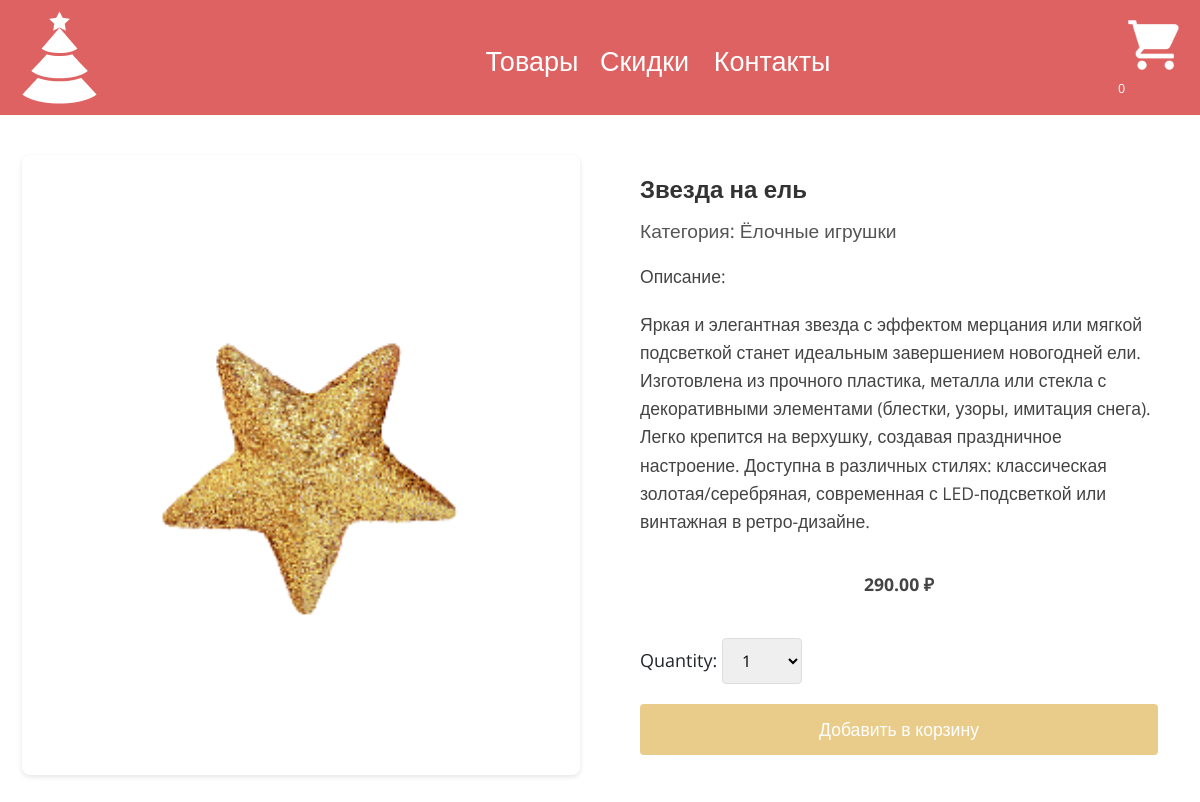
Screenshot of /shop/zvezda-na-el/ with the database file from the repository.
### main/models.py (models this page shows, shortened)
class Product(models.Model):
    category = models.ForeignKey(Category,
                                 related_name='products',
                                 on_delete=models.CASCADE)
    name = models.CharField(max_length=27)
    slug = models.SlugField(max_length=50)
    image = models.ImageField(upload_to='products/%Y/%m/%d',
                              blank=True)
    description = models.TextField(blank=True)
    price = models.DecimalField(max_digits=10,
                                decimal_places=2)
    available = models.BooleanField(default=True)
    created = models.DateTimeField(auto_now_add=True)
    updated = models.DateTimeField(auto_now=True)
    discount = models.DecimalField(default=0.00, max_digits=4,
                                   decimal_places=2)
    class Meta:
        ordering = ['name']
        indexes = [
            models.Index(fields=['id', 'slug']),
            models.Index(fields=['name']),
            models.Index(fields=['-created']),
        ]

class Category(models.Model):
    name = models.CharField(max_length=20,
                            unique=True)
    slug = models.SlugField(max_length=20,
                            unique=True)
    class Meta:
        ordering = ['name']
        indexes = [models.Index(fields=['name'])]
        verbose_name = 'category'
        verbose_name_plural = 'categories'
    def __str__(self):
        return self.name

### main/views.py (the view)
# urls.py: path('shop/<slug:slug>/', views.product_detail,
def product_detail(request, slug):
    product = get_object_or_404(Product,
                                slug=slug,
                                available=True)
    cart_product_form = CartAddProductForm
    return render(request,
                  'main/product/detail.html',
                  {'product': product,
                   'cart_product_form' : cart_product_form
                   })

### cart/cart.py (called while the page is built)
    def __len__(self):
        return sum(item['quantity'] for item in self.cart.values())

### cart/context_processors.py (called while the page is built)
def cart(request):
    return{'cart' : Cart(request)}

### main/templates/main/product/detail.html (shortened to what this page needs)
{% extends 'main/base.html' %}
{% load static %}
{% block content %}
    <div class="detail-product">
        <div class="detail-img">
            <img src="{% if product.image %}{{ product.image.url }}{% endif %}" alt="" class="detail-image" height="400" width="400">
        </div>
        <div class="detail-description">
            <h2>{{ product.name }}</h2>
            <h3>Категория: {{ product.category }}</h3>
            <p>Описание: {{ product.description|linebreaks }}</p>
            {% if product.discount %}
                <div class="cart-discount">
                    <p class="line">{{ product.price }} ₽</p>
                    <p>{{ product.sell_price }} ₽</p>
                </div>
            {% else %}
                <p class="price">{{ product.price }} ₽</p>
            {% endif %}
            <form action="{% url "cart:cart_add" product.id %}" class="qform" method="post">
                <div class="cart-form">
                    {{ cart_product_form }}
                </div>
                <input type="submit" class="add-to-cart-btn" value="Добавить в корзину">
            </form>
        </div>
    </div>
{% endblock content %}

### main/static/css/base.css (style rules this page uses)
body { font-family: "Open Sans", sans-serif; font-size: 18px; padding: 0; margin: 0; overflow-x:hidden; }
h2 { font-size: 48px; font-weight: 600; }
h3 { font-size: 36px; }
.price { margin-left: 10px; font-size: 20px; margin-bottom: 8px; color: #333; }
.price, .card-discount { padding: 10px 15px; text-align: center; font-size: 1.2rem; font-weight: bold; color: #333; margin-top: auto; }
.detail-product { display: flex; max-width: 1200px; margin: 30px auto; padding: 20px; gap: 40px; }
.detail-img { flex: 1; display: flex; justify-content: center; align-items: center; background: #fff; border-radius: 8px; padding: 20px; box-shadow: 0 2px 5px rgba(0,0,0,0.1); }
.detail-image { max-width: 100%; height: auto; object-fit: contain; }
.detail-description { flex: 1; padding: 20px; }
.detail-description h2 { font-size: 2rem; color: #333; margin-bottom: 15px; }
.detail-description h3 { font-size: 1.2rem; color: #555; margin-bottom: 20px; font-weight: normal; }
.detail-description p { font-size: 1.1rem; line-height: 1.6; color: #444; margin-bottom: 20px; }
.price { font-size: 1.5rem; font-weight: bold; color: #333; margin: 25px 0; }
.qform { margin-top: 30px; }
.cart-form { margin-bottom: 20px; }
.cart-form select, .cart-form input[type="number"] { padding: 10px 15px; font-size: 1rem; border: 1px solid #ddd; border-radius: 4px; width: 100px; }
.add-to-cart-btn { background-color: #EACC8A; color: white; border: none; padding: 12px 25px; font-size: 1.1rem; border-radius: 4px; cursor: pointer; transition: background-color 0.3s; }
.price { font-size: 1.1rem; font-weight: bold; color: #333; }
.detail-product { padding: 10px; }
.detail-description h2 { font-size: 1.5rem; }
.cart-form select, .cart-form input[type="number"] { width: 80px; }
.add-to-cart-btn { width: 100%; }

### rows the page displays
Product: image (picture), name "Звезда на ель", category "Ёлочные игрушки", description "Яркая и элегантная звезда с эффектом мерцания или мягкой подсветкой станет идеальным завершением новогодней ели. Изготовлена из прочного пластика, металла или стекла с декоративными элементами (блестки, узоры, имитация снега). Легко крепится на верхушку, создавая праздничное настроение. Доступна в различных стилях: классическая золотая/серебряная, современная с LED-подсветкой или винтажная в ретро-дизайне.", price "290.00"
